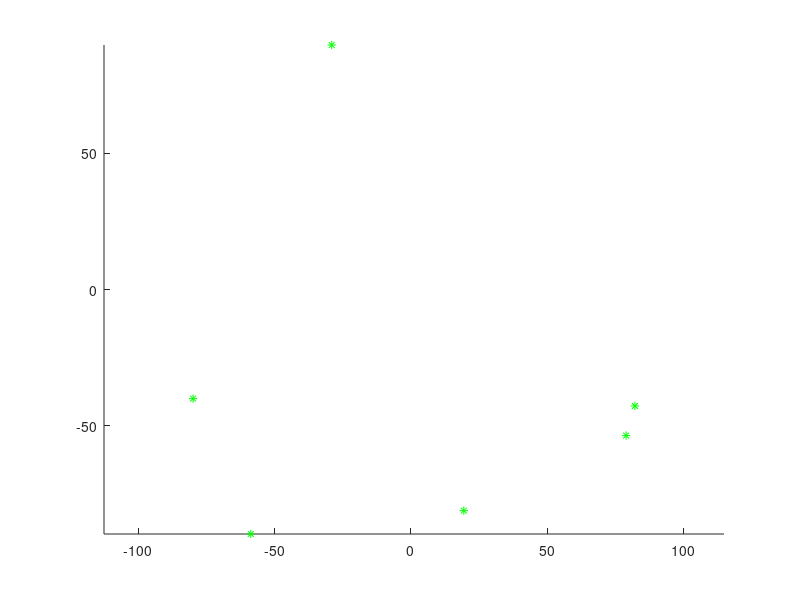

Here is the MATLAB script that generated this plot: (Note: this script raises an error after producing the figure.)
function EKFMapping_example
close all; clear all;
global xVehicleTrue;global Map;global RTrue;global UTrue;global nSteps;


nSteps = 600;
nFeatures = 6;
MapSize = 200;
Map = MapSize*rand(2,nFeatures)-MapSize/2;

UTrue = diag([0.01,0.01,1*pi/180]).^2;
RTrue = diag([8.0,7*pi/180]).^2;

UEst = 1.0*UTrue;
REst = 1.0*RTrue;

xVehicleTrue = [1;-40;-pi/2];

%initial conditions - no map:
xEst =[];
PEst = [];
MappedFeatures = NaN*zeros(nFeatures,2);

%storage:
PStore = NaN*zeros(nFeatures,nSteps);
XErrStore = NaN*zeros(nFeatures,nSteps);


%initial graphics - plot true map
figure(1); hold on; grid off; axis equal;
plot(Map(1,:),Map(2,:),'g*');hold on;
set(gcf,'doublebuffer','on');
hObsLine = line([0,0],[0,0]);
set(hObsLine,'linestyle',':');



for k = 2:nSteps
    
    %do world iteration
    SimulateWorld(k);
    
    %simple prediction model:
    xPred = xEst;
    PPred = PEst;
          
    %observe a randomn feature
    [z,iFeature] = GetObservation(k);
    
    if(~isempty(z))
        
        %have we seen this feature before?
        if( ~isnan(MappedFeatures(iFeature,1)))
            
            %predict observation: find out where it is in state vector
            FeatureIndex = MappedFeatures(iFeature,1);
            xFeature = xPred(FeatureIndex:FeatureIndex+1);
            zPred = DoObservationModel(xVehicleTrue,xFeature);
            
            % get observation Jacobians
            [jHxv,jHxf] = GetObsJacs(xVehicleTrue,xFeature);
            
            % fill in state jacobian
            jH = zeros(2,length(xEst));
            jH(:,FeatureIndex:FeatureIndex+1) = jHxf;
            
            %do Kalman update:
            Innov = z-zPred;
            Innov(2) = AngleWrap(Innov(2));
            
            S = jH*PPred*jH'+REst;
            W = PPred*jH'*inv(S);
            xEst = xPred+ W*Innov;
            
            PEst = PPred-W*S*W';
            %note use of 'Joseph' form which is numerically stable
%            I = eye(size(PEst));
%            PEst = (I-W*jH)*PPred*(I-W*jH)'+ W*REst*W';
            
            %ensure P remains symmetric
            PEst = 0.5*(PEst+PEst');
        else
            % this is a new feature add it to the map....            
            nStates = length(xEst); 
            
            xFeature = xVehicleTrue(1:2)+ [z(1)*cos(z(2)+xVehicleTrue(3));z(1)*sin(z(2)+xVehicleTrue(3))];
            xEst = [xEst;xFeature];
            [jGxv, jGz] = GetNewFeatureJacs(xVehicleTrue,z);
            
            M = [eye(nStates), zeros(nStates,2);% note we don't use jacobian w.r.t vehicle
                zeros(2,nStates)  , jGz];
            
            PEst = M*blkdiag(PEst,REst)*M';
            
            %remember this feature as being mapped we store its ID and position in the state vector
            MappedFeatures(iFeature,:) = [length(xEst)-1, length(xEst)];
            
        end;
        
    else
        %There was no observation available
       
    end;
            
    if(mod(k-2,40)==0)
        plot(xVehicleTrue(1),xVehicleTrue(2),'r*');
                
        %now draw all the estimated feature points
        DoMapGraphics(xEst,PEst,5);
        
        fprintf('k = %d\n',k);

        drawnow;                
    end;            
    
    
    %Storage:    
    for(i = 1:nFeatures)
        if(~isnan(MappedFeatures(i,1)))
            iL =MappedFeatures(i,1);
            PStore(k,i) = det(PEst(iL:iL+1,iL:iL+1));
            XErrStore(k,i) = norm(xEst(iL:iL+1)-Map(:,i));
        end;
    end;
    
    
  
end;


figure(2);
plot(PStore);



%%%%%%%%%%%%%%%%%%%%%%%%%%%%%%%%%%%%%%
function [z,iFeature] = GetObservation(k)
global Map;global xVehicleTrue;global RTrue;global nSteps;

%choose a random feature to see from True Map
iFeature = ceil(size(Map,2)*rand(1));
z = DoObservationModel(xVehicleTrue,Map(:,iFeature))+sqrt(RTrue)*randn(2,1);
z(2) = AngleWrap(z(2));

%%%%%%%%%%%%%%%%%%%%%%%%%%%%%%%%%%%%%%
function [z] = DoObservationModel(xVeh, xFeature)
Delta = xFeature-xVeh(1:2);
z = [norm(Delta);
    atan2(Delta(2),Delta(1))-xVeh(3)];
z(2) = AngleWrap(z(2));

%%%%%%%%%%%%%%%%%%%%%%%%%%%%%%%%%%%%%%
function SimulateWorld(k)
global xVehicleTrue;
u = GetRobotControl(k);
xVehicleTrue = tcomp(xVehicleTrue,u);

%%%%%%%%%%%%%%%%%%%%%%%%%%%%%%%%%%%%%%
function [jHxv,jHxf] = GetObsJacs(xPred, xFeature)
jHxv = zeros(2,3);jHxf = zeros(2,2);
Delta = (xFeature-xPred(1:2));
r = norm(Delta);
jHxv(1,1) = -Delta(1) / r;
jHxv(1,2) = -Delta(2) / r;
jHxv(2,1) = Delta(2) / (r^2);
jHxv(2,2) = -Delta(1) / (r^2);
jHxv(2,3) = -1;
jHxf(1:2,1:2) = -jHxv(1:2,1:2);

%%%%%%%%%%%%%%%%%%%%%%%%%%%%%%%%%%%%%%
function [jGx,jGz] = GetNewFeatureJacs(Xv, z);
x = Xv(1,1);
y = Xv(2,1);
theta = Xv(3,1);
r = z(1);
bearing = z(2);
jGx = [ 1   0   -r*sin(theta + bearing);
        0   1   r*cos(theta + bearing)];
jGz = [ cos(theta + bearing) -r*sin(theta + bearing);
        sin(theta + bearing) r*cos(theta + bearing)];
        
%%%%%%%%%%%%%%%%%%%%%%%%%%%%%%%%%%%%%%
function u = GetRobotControl(k)
global nSteps;
%u = [0; 0.25 ; 0.3*pi/180*sin(3*pi*k/nSteps)];
u = [0; 0.15 ; 0.3*pi/180];
